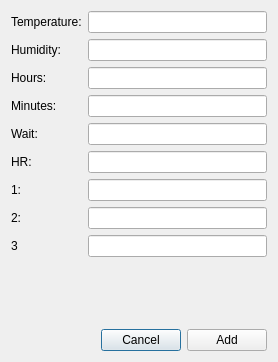
<?xml version="1.0" encoding="UTF-8"?>
<ui version="4.0">
 <class>AddStep</class>
 <widget class="QDialog" name="AddStep">
  <property name="geometry">
   <rect>
    <x>0</x>
    <y>0</y>
    <width>278</width>
    <height>362</height>
   </rect>
  </property>
  <property name="windowTitle">
   <string>Dialog</string>
  </property>
  <layout class="QGridLayout" name="gridLayout">
   <item row="0" column="0" colspan="3">
    <layout class="QFormLayout" name="formLayout">
     <item row="0" column="0">
      <widget class="QLabel" name="tempLabel">
       <property name="text">
        <string>Temperature:</string>
       </property>
      </widget>
     </item>
     <item row="0" column="1">
      <widget class="QLineEdit" name="tempEdit"/>
     </item>
     <item row="1" column="0">
      <widget class="QLabel" name="humidityLabel">
       <property name="text">
        <string>Humidity:</string>
       </property>
      </widget>
     </item>
     <item row="1" column="1">
      <widget class="QLineEdit" name="humidityEdit"/>
     </item>
     <item row="2" column="0">
      <widget class="QLabel" name="hoursLabel">
       <property name="text">
        <string>Hours:</string>
       </property>
      </widget>
     </item>
     <item row="2" column="1">
      <widget class="QLineEdit" name="hoursEdit"/>
     </item>
     <item row="3" column="0">
      <widget class="QLabel" name="minutesLabel">
       <property name="text">
        <string>Minutes:</string>
       </property>
      </widget>
     </item>
     <item row="3" column="1">
      <widget class="QLineEdit" name="minutesEdit"/>
     </item>
     <item row="4" column="0">
      <widget class="QLabel" name="waitLabel">
       <property name="text">
        <string>Wait:</string>
       </property>
      </widget>
     </item>
     <item row="4" column="1">
      <widget class="QLineEdit" name="waitEdit">
       <property name="maxLength">
        <number>1</number>
       </property>
      </widget>
     </item>
     <item row="5" column="0">
      <widget class="QLabel" name="hRLabel">
       <property name="text">
        <string>HR:</string>
       </property>
      </widget>
     </item>
     <item row="5" column="1">
      <widget class="QLineEdit" name="hrEdit">
       <property name="maxLength">
        <number>1</number>
       </property>
      </widget>
     </item>
     <item row="6" column="0">
      <widget class="QLabel" name="oneLabel">
       <property name="text">
        <string>1:</string>
       </property>
      </widget>
     </item>
     <item row="6" column="1">
      <widget class="QLineEdit" name="oneEdit">
       <property name="maxLength">
        <number>1</number>
       </property>
      </widget>
     </item>
     <item row="7" column="0">
      <widget class="QLabel" name="twoLabel">
       <property name="text">
        <string>2:</string>
       </property>
      </widget>
     </item>
     <item row="7" column="1">
      <widget class="QLineEdit" name="twoEdit">
       <property name="maxLength">
        <number>1</number>
       </property>
      </widget>
     </item>
     <item row="8" column="0">
      <widget class="QLabel" name="threeLabel">
       <property name="text">
        <string>3</string>
       </property>
      </widget>
     </item>
     <item row="8" column="1">
      <widget class="QLineEdit" name="threeEdit">
       <property name="maxLength">
        <number>1</number>
       </property>
      </widget>
     </item>
    </layout>
   </item>
   <item row="1" column="0">
    <spacer name="horizontalSpacer">
     <property name="orientation">
      <enum>Qt::Horizontal</enum>
     </property>
     <property name="sizeHint" stdset="0">
      <size>
       <width>75</width>
       <height>20</height>
      </size>
     </property>
    </spacer>
   </item>
   <item row="1" column="1">
    <widget class="QPushButton" name="cancelButton">
     <property name="text">
      <string>Cancel</string>
     </property>
    </widget>
   </item>
   <item row="1" column="2">
    <widget class="QPushButton" name="addButton">
     <property name="text">
      <string>Add</string>
     </property>
    </widget>
   </item>
  </layout>
 </widget>
 <resources/>
 <connections/>
</ui>
